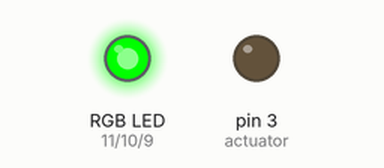
This sketch was run on a simulated Arduino Uno, built with avr-gcc and run on an emulated ATmega328P. On the bench: an RGB LED mixed from three pins (HIGH = lit), output pins drawn as LEDs (lit = HIGH). Dim RGB values are drawn brighter than linear.

Above: at 0.1 s.
At 3.1 s:
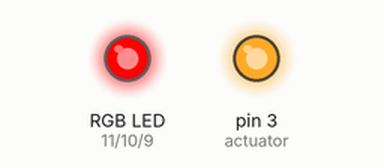
At 7.1 s:
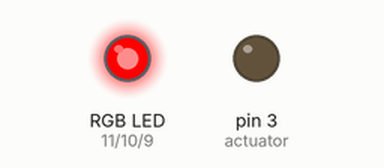
At 16.1 s:
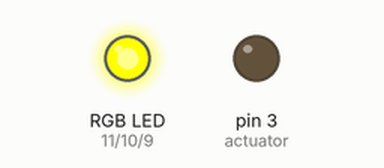
At 23.1 s:
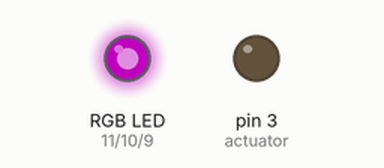
At 39.1 s:
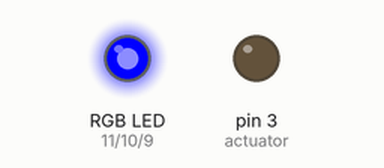
Timing chart, 0 to 40.0 s (numbered marks = the images above):
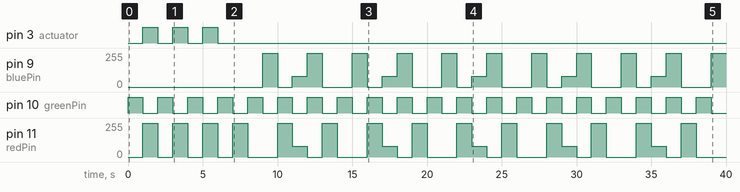

The sketch:

actuatortester.ino
```cpp
int redPin = 11;
int greenPin = 10;
int bluePin = 9;

void setup() {
  int actuator = 3;
  int interval = 1000;
  pinMode(redPin, OUTPUT);
  pinMode(greenPin, OUTPUT);
  pinMode(bluePin, OUTPUT);
  pinMode(actuator, OUTPUT);
  analogWrite(greenPin, 255);
  delay(interval);

  for(int i = 0; i < 3; i++) {
    digitalWrite(actuator, HIGH);
    analogWrite(greenPin, 0);
    analogWrite(redPin, 255);
    delay(interval);
    digitalWrite(actuator, LOW);
    analogWrite(redPin, 0);
    analogWrite(greenPin, 255);
    delay(interval);
  }

//digitalWrite(actuator, HIGH);
//delay(3000);
//digitalWrite(actuator, LOW);
}

void loop() {
  setColor(255, 0, 0);  // red
  delay(1000);
  setColor(0, 255, 0);  // green
  delay(1000);
  setColor(0, 0, 255);  // blue
  delay(1000);
  setColor(255, 255, 0);// yellow
  delay(1000);
  setColor(80, 0, 80);  // purple
  delay(1000);
  setColor(0, 255, 255);// aqua
  delay(1000);
}

void setColor(int red, int green, int blue) {
  #ifdef COMMON_ANODE
    red = 255 - red;
    green = 255 - green;
    blue = 255 - blue;
  #endif
  analogWrite(redPin, red);
  analogWrite(greenPin, green);
  analogWrite(bluePin, blue);
}
```

Measured:
- by itself, pin 9 (bluePin): repeats every 6.0 s: 0/255 1.0 s, 80/255 1.0 s, 255/255 1.0 s, 0/255 2.0 s, 255/255 1.0 s
- by itself, pin 10 (greenPin): alternates HIGH for 1.0 s and LOW for 1.0 s
- by itself, pin 11 (redPin): 255/255 → 0/255 at 2.0 s, → 255/255 1.0 s later, → 0/255 1.0 s later, → 255/255 1.0 s later, … (32 changes in this stretch)
